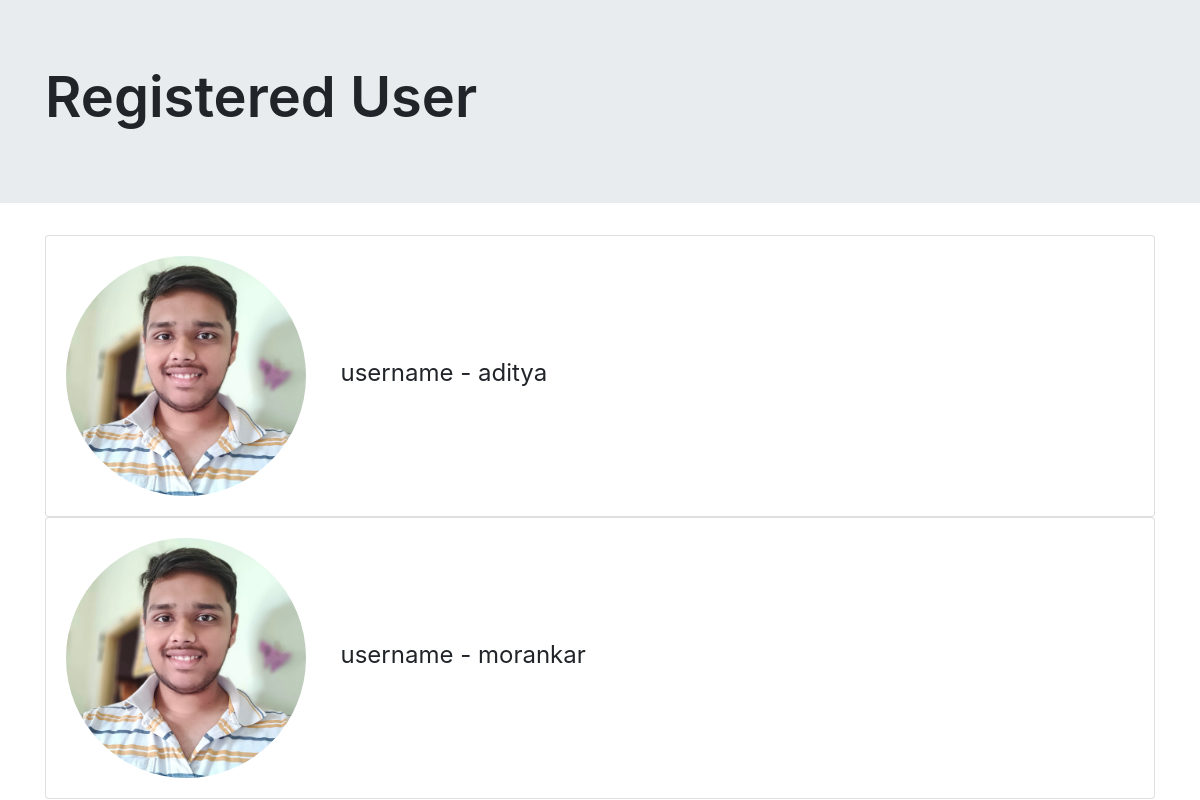
Page /orgdashboard/viewall/ (signed in) on the committed database.
### attendanceapp/models.py (models this page shows, shortened)
class Indlist(models.Model):
    username = models.CharField(max_length=200)
    orgname = models.CharField(max_length=200)
    imagee = models.ImageField(blank=True)
    encoded = models.TextField(default='')

### attendanceapp/views.py (the view)
# urls.py: path('orgdashboard/viewall/', views.viewall, name="viewall"),
def viewall(request):
    if request.user.is_authenticated:
        org = Org.objects.filter(orgname=request.user.username).first()
        if org is not None:
            orgname= request.user.username
            users = Indlist.objects.filter(orgname=orgname)
            return render(request, 'viewall.html', {"users":users})
        else:
            messages.warning(request, "access denied to user account!!")
    else:
        messages.warning(request, "Login to org account first")
        return redirect('orglogin/')

### templates/viewall.html (shortened to what this page needs)
{% load static %}
{% load crispy_forms_tags %}
<!DOCTYPE html>
<html lang="en">
<head>
    <link rel="stylesheet" href="https://stackpath.bootstrapcdn.com/bootstrap/4.5.0/css/bootstrap.min.css"
>
</head>
<body>
    <div class="jumbotron jumbotron-fluid">
        <div class="container">
            <h3 class="display-4" style="font-weight: 600;">Registered User</h3>
        </div>
    </div>
    <div class="container">
        {% for user in users %}
        <div class="row">
            <div class="col-xl-12">
                <div class="card">
                    <div class="card-body">
                        <img src="{{user.imagee.url}}" class="rounded-circle" alt="image" style="width: 20vw; height: 20vw; object-fit: cover;">
                        <span style="font-size: 2vmax; margin-left: 30px;">username - {{user.username}}</span>
                    </div>
                </div>
            </div>
        </div>
        {% endfor %}
    </div>
</body>
</html>

### rows in the picture
Indlist: imagee (picture), username "aditya"
Indlist: imagee (picture), username "morankar"
